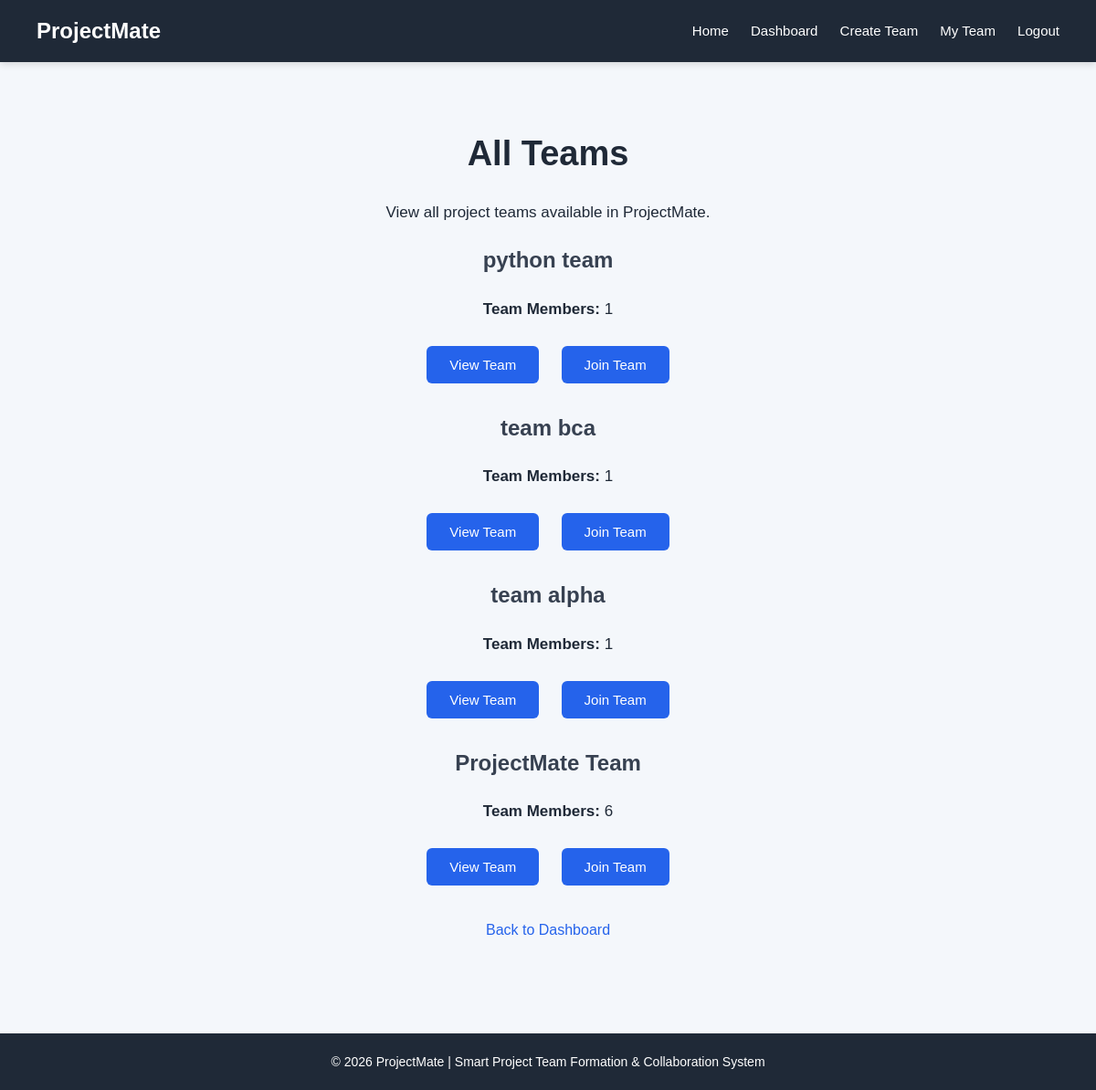
/all-teams (signed in), run on the app's committed database.
### tables this page shows
CREATE TABLE teams (
            id INTEGER PRIMARY KEY AUTOINCREMENT,
            team_name TEXT UNIQUE NOT NULL,
            leader_id INTEGER,
            created_at TIMESTAMP DEFAULT CURRENT_TIMESTAMP,
            FOREIGN KEY (leader_id) REFERENCES student_profiles(id)
        );

### app.py (the view)
@app.route("/all-teams")
def all_teams():
    if "user_id" not in session:
        return redirect(url_for("student_login"))
    conn = get_db_connection()
    teams = conn.execute("""
        SELECT
            teams.id,
            teams.team_name,
            COUNT(team_members.student_id) AS member_count
        FROM teams
        LEFT JOIN team_members
        ON teams.id = team_members.team_id
        GROUP BY teams.id
        ORDER BY teams.id DESC
    """).fetchall()
    conn.close()
    return render_template(
        "all_teams.html",
        teams=teams
    )

### app.py (called while the page is built)
def get_db_connection():
    conn = sqlite3.connect(DATABASE)
    conn.row_factory = sqlite3.Row
    return conn

### templates/all_teams.html (shortened to what this page needs)
<!DOCTYPE html>
<html lang="en">
<head>
    <link rel="stylesheet"
          href="{{ url_for('static', filename='style.css') }}">
</head>
<body>
    <nav>
        <h2>
            ProjectMate
        </h2>
        <div>
            <a href="{{ url_for('home') }}">
                Home
            </a>
            <a href="{{ url_for('student_dashboard') }}">
                Dashboard
            </a>
            <a href="{{ url_for('create_team') }}">
                Create Team
            </a>
            <a href="{{ url_for('my_team') }}">
                My Team
            </a>
            <a href="{{ url_for('student_logout') }}">
                Logout
            </a>
        </div>
    </nav>
    <main>
        <h1>
            All Teams
        </h1>
        <p>
            View all project teams available in ProjectMate.
        </p>
        {% if teams %}
            <div class="team-grid">
                {% for team in teams %}
                    <div class="team-card">
                        <h2>
                            {{ team["team_name"] }}
                        </h2>
                        <p>
                            <strong>
                                Team Members:
                            </strong>
                            {{ team["member_count"] }}
                        </p>
                        <a href="{{ url_for(
                           'view_team',
                            team_id=team['id']
                        ) }}">
                            <button type="button">
                                View Team
                            </button>
                        </a>
                    <a href="{{ url_for(
                        'join_team',
                        team_id=team['id']
                    ) }}">
                        <button type="button">
                            Join Team
                        </button>
                    </a>
                    </div>
                {% endfor %}
            </div>
        {% else %}
            <p>
                No teams available yet.
            </p>
        {% endif %}
        <br>
        <a href="{{ url_for('student_dashboard') }}">
            Back to Dashboard
        </a>
    </main>
    <footer>
        <p>
            © 2026 ProjectMate | Smart Project Team Formation &
            Collaboration System
        </p>
    </footer>
</body>
</html>

### static/style.css (style rules this page uses)
* { box-sizing: border-box; }
body { font-family: Arial, sans-serif; margin: 0; padding: 0; background-color: #f4f7fb; color: #1f2937; line-height: 1.6; }
nav { background-color: #1f2937; padding: 15px 40px; display: flex; justify-content: space-between; align-items: center; box-shadow: 0 2px 8px rgba(0, 0, 0, 0.15); }
nav h2 { color: white; margin: 0; }
nav a { color: white; text-decoration: none; margin-left: 20px; font-size: 15px; }
main { max-width: 1100px; margin: 0 auto; padding: 50px 25px; }
h1 { margin-top: 20px; color: #1f2937; font-size: 32px; }
h2 { color: #374151; }
p { font-size: 16px; line-height: 1.6; }
main h1 { font-size: 38px; margin-bottom: 20px; }
main h2 { font-size: 24px; margin-bottom: 20px; }
main p { font-size: 17px; }
button { background-color: #2563eb; color: white; border: none; padding: 12px 25px; margin: 10px; border-radius: 6px; cursor: pointer; font-size: 15px; transition: 0.3s; }
a { color: #2563eb; text-decoration: none; }
main > p { margin: 10px 0; }
footer { text-align: center; padding: 20px; margin-top: 50px; background-color: #1f2937; color: white; }
footer p { margin: 0; font-size: 14px; }
main { max-width: 1100px; margin: 0 auto; padding: 50px 25px; text-align: center; }

### data on the page
teams: team_name "python team", member_count "1"
teams: team_name "team bca", member_count "1"
teams: team_name "team alpha", member_count "1"
teams: team_name "ProjectMate Team", member_count "6"
